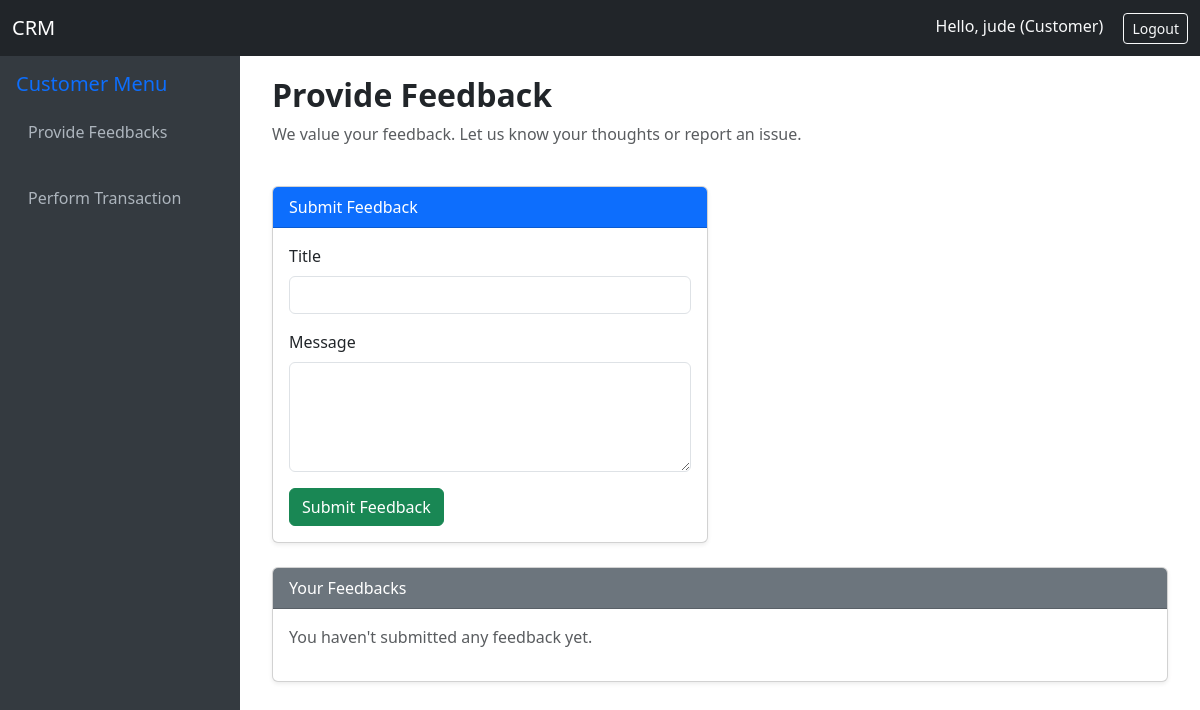
The page /dashboard/feedbacks (signed in) on the database as committed earlier.
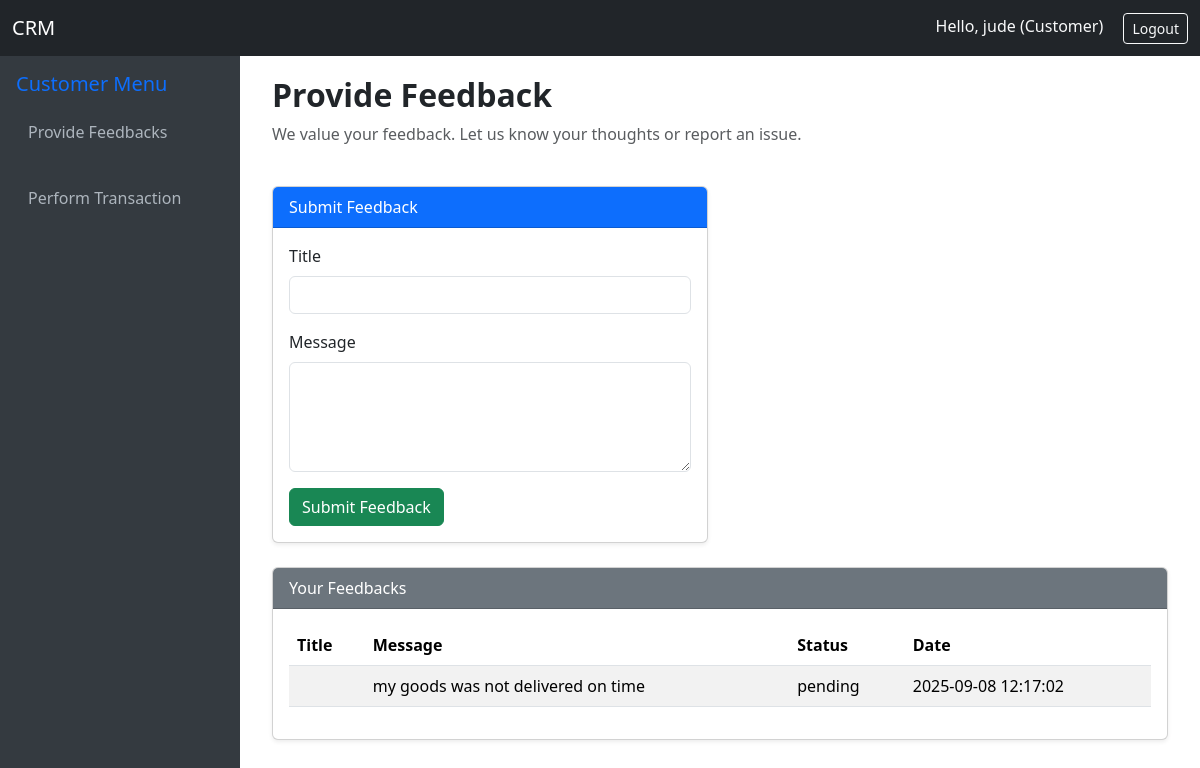
The same page on the database as committed later.
### tables this page shows
CREATE TABLE feedback (
        id INTEGER PRIMARY KEY AUTOINCREMENT,
        customer_id INTEGER NOT NULL,
        message TEXT NOT NULL,
        status TEXT DEFAULT 'Pending',
        handled_by INTEGER,
        created_at TIMESTAMP DEFAULT CURRENT_TIMESTAMP,
        FOREIGN KEY(customer_id) REFERENCES customers(id),
        FOREIGN KEY(handled_by) REFERENCES staff(id)
    );

### routes/dashboard.py (the view, shortened to what this page needs)
@dashboard_bp.route("/feedbacks", methods=["GET", "POST"])
def feedbacks():
    if session.get("role") != "customer":
        flash("Unauthorized access.", "danger")
        return redirect(url_for("dashboard.dashboard"))
    conn = get_db_connection()
    cursor = conn.cursor()
    feedbacks = cursor.execute("""
        SELECT message, status, handled_by, created_at
        FROM feedback
        WHERE customer_id=?
        ORDER BY created_at DESC
    """, (session.get("user_id"),)).fetchall()
    conn.close()
    return render_template("dashboard/customer_feedback.html", feedbacks=feedbacks)

### routes/dashboard.py (called while the page is built)
def get_db_connection():
    conn = sqlite3.connect(DB_NAME)
    conn.row_factory = sqlite3.Row
    return conn

### templates/dashboard/customer_feedback.html
{% extends "base.html" %}
{% block content %}
<div class="container-fluid">
    <div class="row mb-4">
        <div class="col">
            <h2 class="fw-bold">Provide Feedback</h2>
            <p class="text-muted">We value your feedback. Let us know your thoughts or report an issue.</p>
        </div>
    </div>
    <div class="row mb-4">
        <div class="col-md-6">
            <div class="card shadow-sm">
                <div class="card-header bg-primary text-white">
                    Submit Feedback
                </div>
                <div class="card-body">
                    <form method="POST">
                        <div class="mb-3">
                            <label for="title" class="form-label">Title</label>
                            <input type="text" class="form-control" id="title" name="title" required>
                        </div>
                        <div class="mb-3">
                            <label for="message" class="form-label">Message</label>
                            <textarea class="form-control" id="message" name="message" rows="4" required></textarea>
                        </div>
                        <button type="submit" class="btn btn-success">Submit Feedback</button>
                    </form>
                </div>
            </div>
        </div>
    </div>
    <div class="row">
        <div class="col">
            <div class="card shadow-sm">
                <div class="card-header bg-secondary text-white">
                    Your Feedbacks
                </div>
                <div class="card-body">
                    {% if feedbacks %}
                    <table class="table table-striped">
                        <thead>
                            <tr>
                                <th>Title</th>
                                <th>Message</th>
                                <th>Status</th>
                                <th>Date</th>
                            </tr>
                        </thead>
                        <tbody>
                            {% for f in feedbacks %}
                            <tr>
                                <td>{{ f.title }}</td>
                                <td>{{ f.message }}</td>
                                <td>{{ f.status }}</td>
                                <td>{{ f.created_at }}</td>
                            </tr>
                            {% endfor %}
                        </tbody>
                    </table>
                    {% else %}
                        <p class="text-muted">You haven't submitted any feedback yet.</p>
                    {% endif %}
                </div>
            </div>
        </div>
    </div>
</div>
{% endblock %}

### templates/base.html (shortened to what this page needs)
<!DOCTYPE html>
<html lang="en">
<head>
  <link href="https://cdn.jsdelivr.net/npm/bootstrap@5.3.2/dist/css/bootstrap.min.css" rel="stylesheet">
</head>
<body>
  <nav class="navbar navbar-dark bg-dark">
    <div class="container-fluid">
      <a class="navbar-brand" href="#">CRM</a>
      <div>
        {% if session.get('username') %}
          <span class="text-light me-3">
            Hello, {{ session.username }} ({{ session.role|capitalize }})
          </span>
          <a class="btn btn-outline-light btn-sm" href="{{ url_for('auth.logout') }}">Logout</a>
        {% else %}
          <a class="btn btn-outline-light btn-sm" href="{{ url_for('auth.login') }}">Login</a>
        {% endif %}
      </div>
    </div>
  </nav>
  <div class="wrapper">
    <div class="sidebar p-3">
      {% if session.get('role') %}
      <h5>
        <a href="{{ url_for('dashboard.dashboard') }}" class="text-decoration-none">
          {{ session.role|capitalize }} Menu
        </a>
      </h5>
      {% else %}
        <h5>Menu</h5>
      {% endif %}
      <ul class="nav flex-column">
        {% if session.get('role') == 'admin' %}
          <li class="nav-item"><a class="nav-link" href="{{ url_for('dashboard.manage_users') }}">Manage User Account</a></li>
          <li class="nav-item"><a class="nav-link" href="{{ url_for('dashboard.assign_role') }}">Assign Role</a></li>
          <li class="nav-item"><a class="nav-link" href="{{ url_for('dashboard.manage_customers') }}">Manage Customer Account</a></li>
          <!-- <li class="nav-item"><a class="nav-link" href="{{ url_for('dashboard.register_customer') }}">Register Customer</a></li>
          <li class="nav-item"><a class="nav-link" href="{{ url_for('dashboard.update_customer_profile') }}">Update Customer Profile</a></li> -->
          <li class="nav-item"><a class="nav-link" href="{{ url_for('dashboard.track_sales') }}">Track Sales</a></li>
          <li class="nav-item"><a class="nav-link" href="{{ url_for('dashboard.schedule_reminder') }}">Schedule Reminder</a></li>
          <li class="nav-item"><a class="nav-link" href="{{ url_for('dashboard.generate_report') }}">Generate Report</a></li>
        {% elif session.get('role') == 'customer' %}
          <li class="nav-item"><a class="nav-link" href="{{ url_for('dashboard.feedbacks') }}">Provide Feedbacks</a></li>
          <li class="nav-item"><a class="nav-link" href="#"></a></li>
          <li class="nav-item"><a class="nav-link" href="{{ url_for('dashboard.transactions') }}">Perform Transaction</a></li>
        {% endif %}
      </ul>
    </div>
    <div class="content">
      {% block content %}{% endblock %}
    </div>
  </div>
</body>
</html>

### templates/base.html (style rules this page uses)
body { display: flex; min-height: 100vh; flex-direction: column; }
.wrapper { display: flex; flex: 1; }
.sidebar { width: 240px; background: #343a40; color: #fff; flex-shrink: 0; }
.sidebar h5 { color: #f8f9fa; margin-bottom: 1rem; }
.sidebar .nav-link { color: #adb5bd; border-radius: 4px; margin-bottom: 5px; padding: 8px 12px; }
.content { flex-grow: 1; padding: 20px; }

Rows that differ between the two databases and show on the page:
added feedback: message "my goods was not delivered on time", status "pending", created_at "2025-09-08 12:17:02"
Other text that changed with them:
text no longer shown: "You haven't submitted any feedback yet."
text now shown: "Title Message Status Date"
